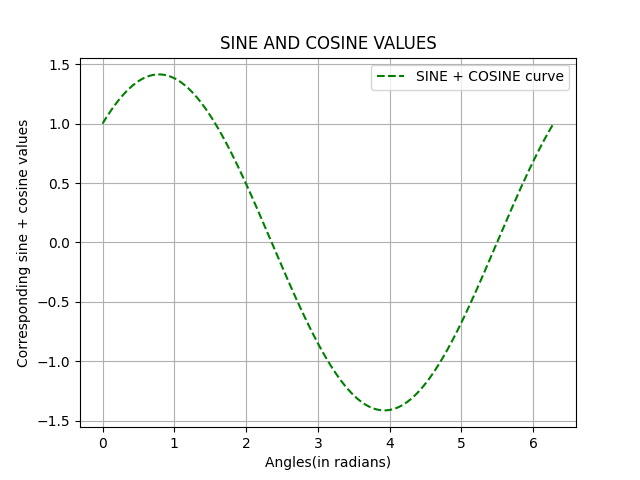

Write Python code to recreate this figure.
import matplotlib.pyplot as plt
import numpy as np

x = np.arange(0, 2 * np.pi, 0.001)
y1 = np.sin(x) + np.cos(x)
plt.plot(x, y1, "g--", label='SINE + COSINE curve')
plt.grid()
plt.title('SINE AND COSINE VALUES')
plt.xlabel('Angles(in radians)')
plt.ylabel('Corresponding sine + cosine values')
plt.legend()
plt.show()
